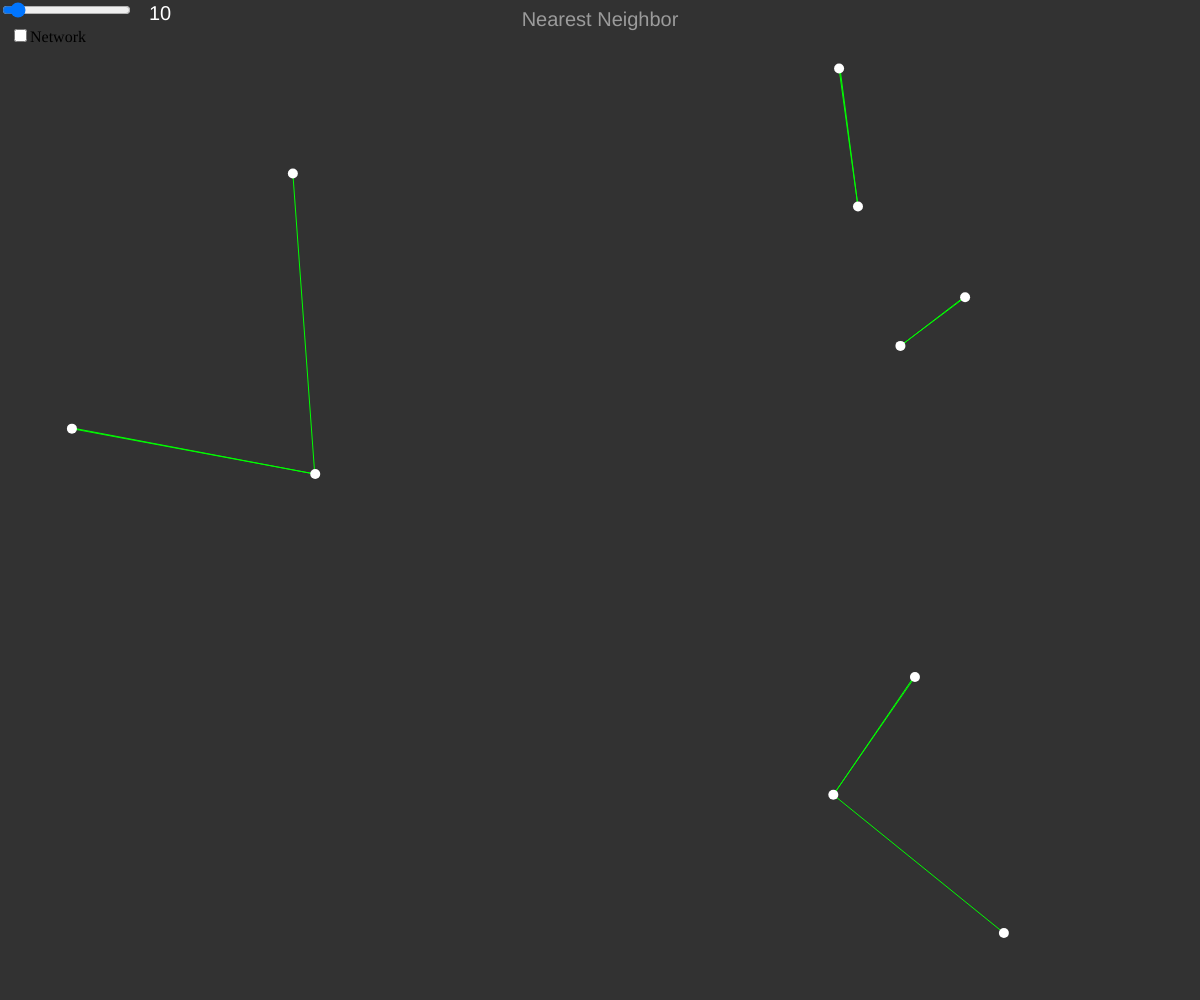
Frame 1 (no input)
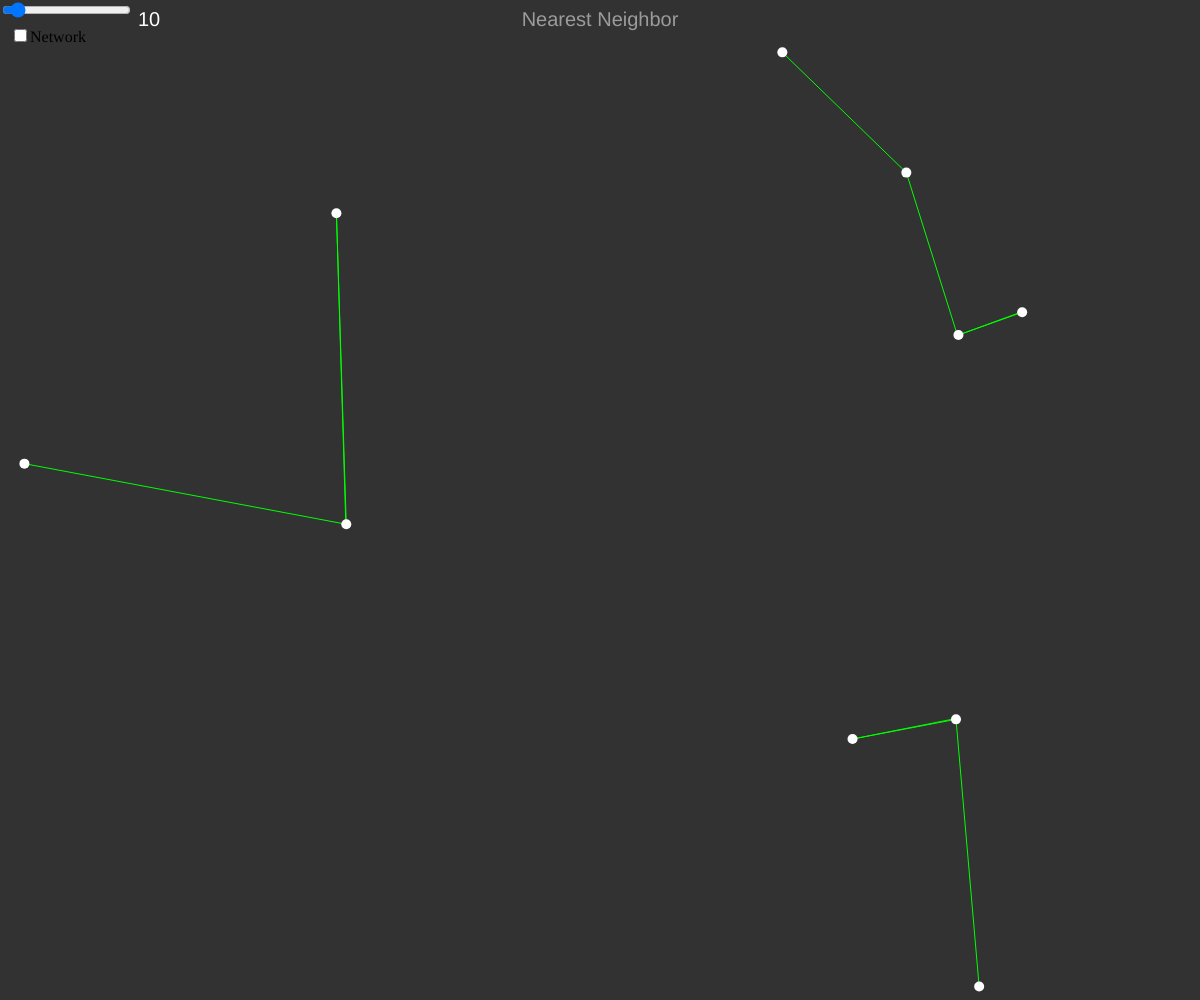
Frame 60 (no input)
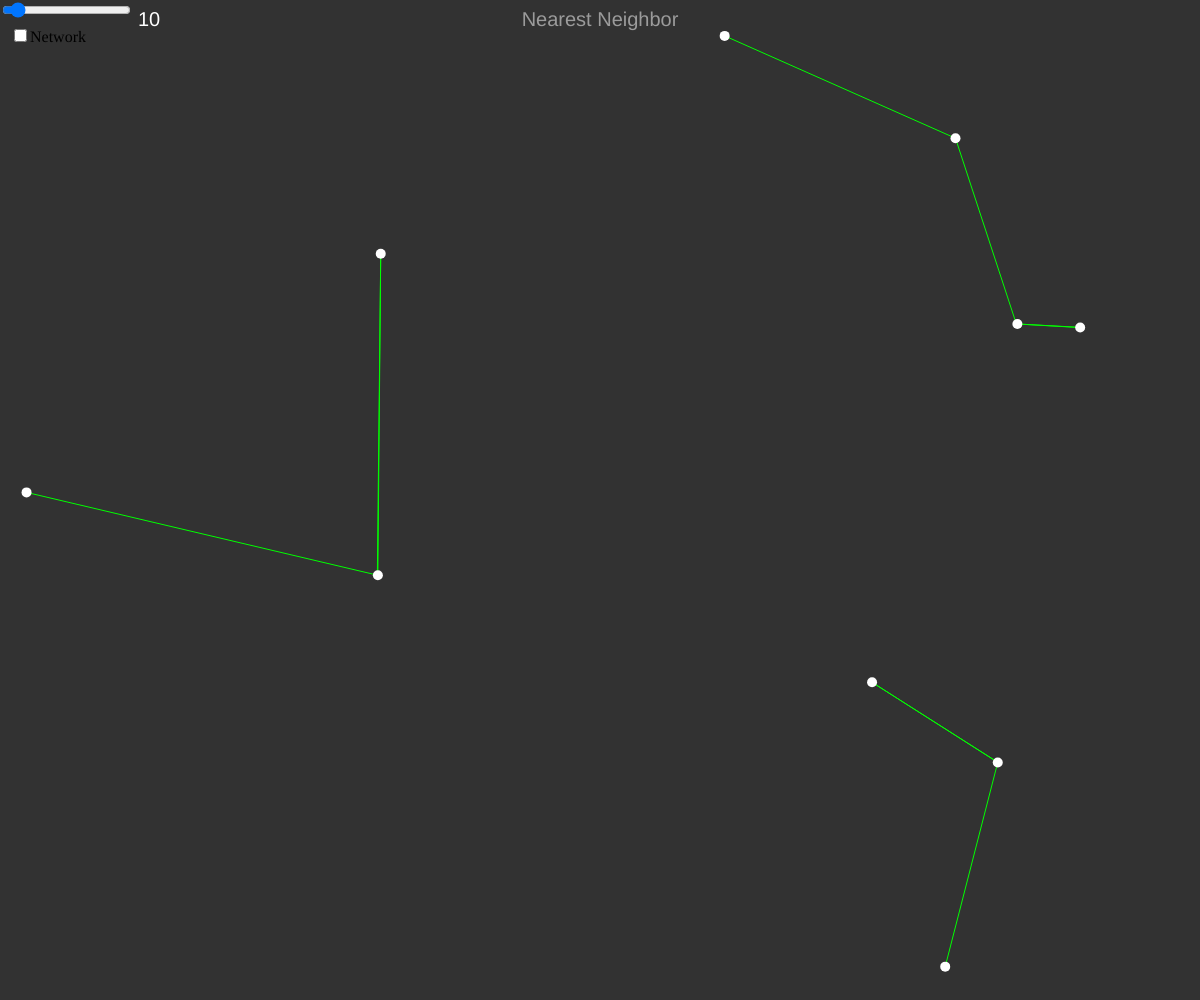
Frame 120 (the mouse pressed at the canvas centre since frame 60)

The p5.js sketch that drew these frames (run headless with seeded random() and noise() and a simulated clock; from frame 60 on, the mouse is pressed at the canvas centre):

// p5.js sketch
// ── sketch.js
let b = [];
let mx;
let N = 10;
let slider;
let cheakbox;
let cnv1, cnv2;
function setup() {
  createCanvas(windowWidth, windowHeight);
  cnv1 = createGraphics(windowWidth, windowHeight);
  cnv1.clear();
  cnv2 = createGraphics(windowWidth, windowHeight);
  cnv2.clear();
  mx = windowWidth + windowHeight;
  for (let i = 0; i < N; i++) {
    b[i] = new bubble();
  }
  background(50);
  slider = createSlider(3, 100, 10);
  slider.position(0, 0);
  slider.input(() => {
    N = slider.value();
    if (N > b.length) {
      for (let i = b.length; i < N; i++) {
        b[i] = new bubble();
      }
    } else {
      for (let i = b.length - 1; i > N - 1; i--) {
        b.pop();
      }
    }
  });
  cheakbox = createCheckbox("Network", false);
  cheakbox.position(10, slider.height + 10);
}

function draw() {
  background(50);
  cnv1.clear();
  cnv2.clear();
  noStroke();
  textSize(20);
  fill(255);
  text(N, slider.width + 20, 20);
  textAlign(CENTER, CENTER);
  fill(155);
  text("Nearest Neighbor", width / 2, 20);
  let matrix = Array(N)
    .fill(0)
    .map(() => new Array(N));
  for (let i = 0; i < b.length; i++) {
    b[i].update();
    matrix[i][i] = mx;
    for (let j = i + 1; j < b.length; j++) {
      if (cheakbox.checked()) {
        stroke(255, 0, 0);
        line(b[i].pos.x, b[i].pos.y, b[j].pos.x, b[j].pos.y);
      }
      matrix[i][j] = b[i].pos.dist(b[j].pos);
      matrix[j][i] = matrix[i][j];
    }
    let m = i;
    for (let k = 0; k < N; k++) {
      if (matrix[i][k] < matrix[i][m]) {
        m = k;
      }
    }
    cnv1.stroke(0, 255, 0);
    cnv1.line(b[i].pos.x, b[i].pos.y, b[m].pos.x, b[m].pos.y);
    cnv2.noStroke();
    cnv2.circle(b[i].pos.x, b[i].pos.y, 10);
  }
  image(cnv1, 0, 0);
  image(cnv2, 0, 0);
}

// ── classes.js
class bubble {
  constructor() {
    this.pos = createVector(random(0, width), random(0, height));
    this.vel = p5.Vector.random2D();
  }
  update() {
    this.pos.add(this.vel);
    if (
      this.pos.x < 0 ||
      this.pos.x > width ||
      this.pos.y < 0 ||
      this.pos.y > height
    ) {
      this.vel.rotate(PI + 1);
    }
  }
}
